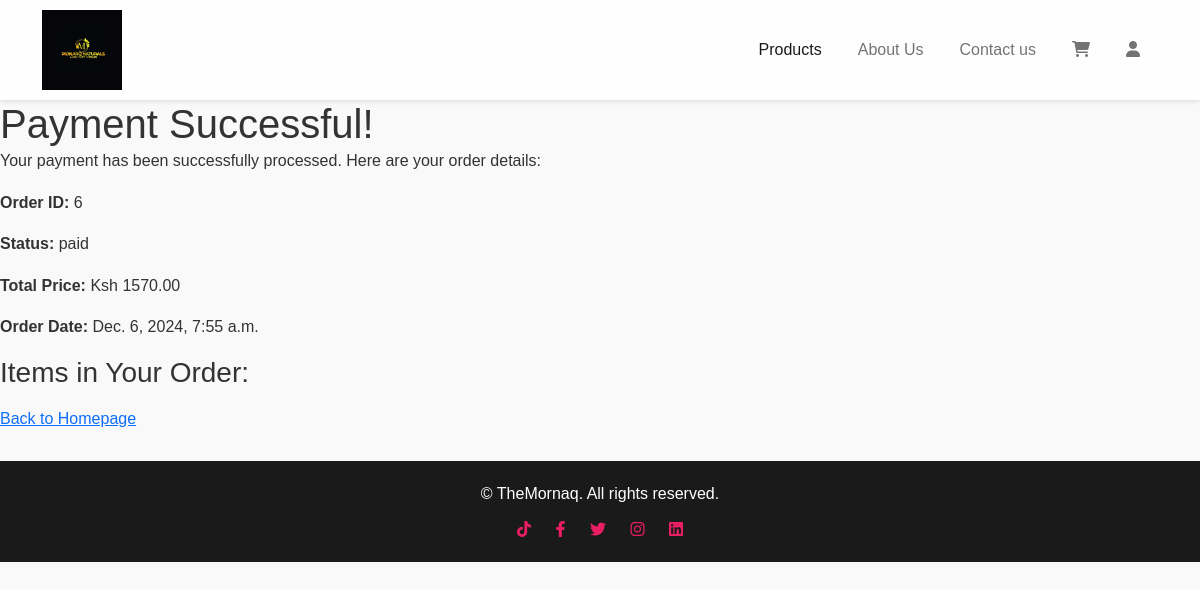
The page /payment_success/6/ (signed in) on the database its author committed.
### Estore/models.py (models this page shows, shortened)
class Order(models.Model):
    STATUS_CHOICES = [
        ('pending', 'Pending'),
        ('paid', 'Paid'),
        ('cancelled', 'Cancelled'),
    ]
    user = models.ForeignKey(User, on_delete=models.CASCADE, related_name='orders')
    total_price = models.DecimalField(max_digits=10, decimal_places=2)
    status = models.CharField(max_length=10, choices=STATUS_CHOICES, default='pending')
    created_at = models.DateTimeField(auto_now_add=True)
    cart_items = models.ManyToManyField(CartItem, blank=True, related_name='orders')

### Estore/views.py (the view)
# urls.py: path('payment_success/<int:order_id>/', views.payment_success, name='payment_success'),
@login_required
def payment_success(request, order_id):
    order = get_object_or_404(Order, id=order_id, user=request.user)
    return render(request, 'payment_success.html', {'order': order})

### Estore/templates/payment_success.html (shortened to what this page needs)
{% extends 'base.html' %}
{% block content %}
<h1>Payment Successful!</h1>
<p>Your payment has been successfully processed. Here are your order details:</p>
<div class="order-details">
    <p><strong>Order ID:</strong> {{ order.id }}</p>
    <p><strong>Status:</strong> {{ order.status }}</p>
    <p><strong>Total Price:</strong> Ksh {{ order.total_price }}</p>
    <p><strong>Order Date:</strong> {{ order.created_at }}</p>
    <h3>Items in Your Order:</h3>
</div>
<a href="{% url 'homepage' %}">Back to Homepage</a>
{% endblock %}

### Estore/static/css/style.css (style rules this page uses)
* { margin: 0; padding: 0; }
body { font-family: 'Arial', sans-serif; line-height: 1.6; background-color: #f7eeee; color: #333; font-family: 'Segoe UI', Tahoma, Geneva, Verdana, sans-serif; }
body { font-family: 'Arial', sans-serif; background-color: #f9f9f9; color: #333; margin: 0; padding: 0; }
h1, h2 { margin: 0; padding: 0; }

### rows shown on the page
Order: id "6", status "paid", total_price "1570.00", created_at "Dec. 6, 2024, 7:55 a.m."
